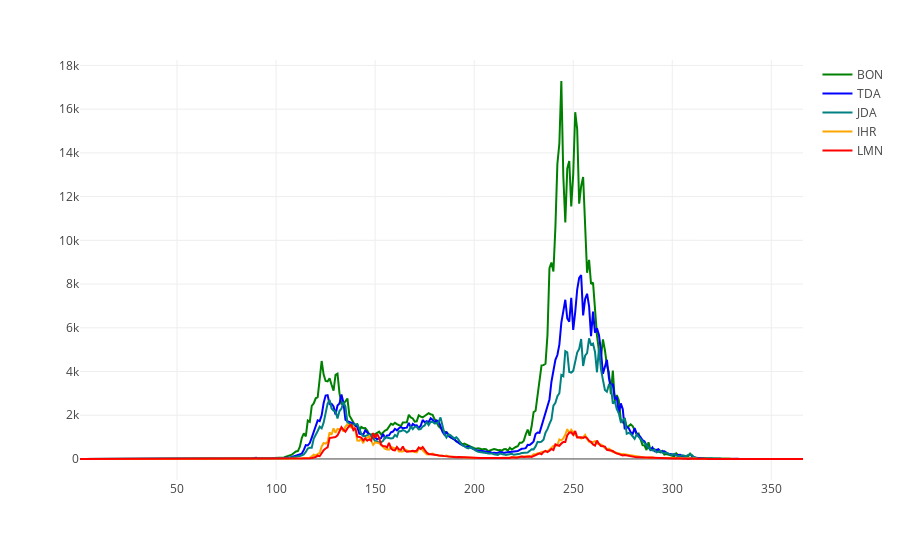

Notebook cell for this chart:
### Code cell
fig = px.line()
fig.add_scatter(x=df["DOY"], y=df["BON"], marker_color="green", name="BON")
fig.add_scatter(x=df["DOY"], y=df["TDA"], marker_color="blue", name="TDA")
fig.add_scatter(x=df["DOY"], y=df["JDA"], marker_color="teal", name="JDA")
fig.add_scatter(x=df["DOY"], y=df["IHR"], marker_color="orange", name="IHR")
fig.add_scatter(x=df["DOY"], y=df["LMN"], marker_color="red", name="LMN")
fig.show()

### Figure 1 — Plotly figure (JSON) as saved in the notebook; plotly's stock layout.template omitted (floating-point values rounded to 4 significant figures; data arrays with more than 128 entries replaced by an {"elided": "..."} marker saying what was removed)
{"data": [{"hovertemplate": "<extra></extra>", "legendgroup": "", "line": {"color": "#000001", "dash": "solid"}, "marker": {"symbol": "circle"}, "mode": "lines", "name": "", "orientation": "v", "showlegend": false, "type": "scatter", "xaxis": "x", "yaxis": "y"}, {"marker": {"color": "green"}, "name": "BON", "type": "scatter", "x": {"elided": "366 int values"}, "y": {"elided": "366 float values"}}, {"marker": {"color": "blue"}, "name": "TDA", "type": "scatter", "x": {"elided": "366 int values"}, "y": {"elided": "366 float values"}}, {"marker": {"color": "teal"}, "name": "JDA", "type": "scatter", "x": {"elided": "366 int values"}, "y": {"elided": "366 float values"}}, {"marker": {"color": "orange"}, "name": "IHR", "type": "scatter", "x": {"elided": "366 int values"}, "y": {"elided": "366 float values"}}, {"marker": {"color": "red"}, "name": "LMN", "type": "scatter", "x": {"elided": "366 int values"}, "y": {"elided": "366 float values"}}], "layout": {"legend": {"tracegroupgap": 0}, "margin": {"t": 60}, "xaxis": {"anchor": "y", "domain": [0, 1]}, "yaxis": {"anchor": "x", "domain": [0, 1]}}}
